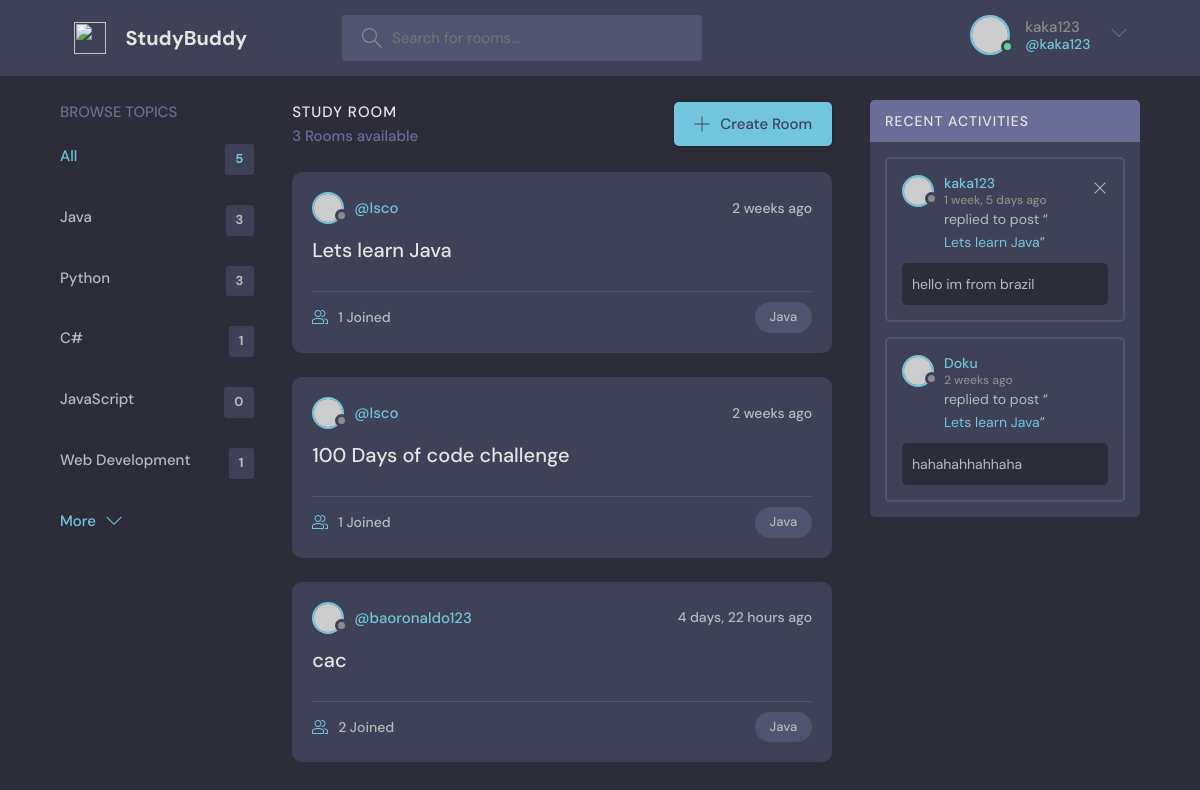
The page /home/?q=Java (signed in) on the database its author committed.
### base/models.py (models this page shows, shortened)
class Topic(models.Model):
    name = models.CharField(max_length = 200)

class Room(models.Model):
    host = models.ForeignKey(User, on_delete = models.SET_NULL,null = True)
    topic = models.ForeignKey(Topic, on_delete = models.SET_NULL,null = True)
    name = models.CharField(max_length = 200)
    description = models.TextField(null = True , blank = True)
    participants = models.ManyToManyField(
        User , related_name='participants',blank = True)
    updated_date = models.DateTimeField(auto_now = True)
    created_date = models.DateTimeField(auto_now_add = True)
    def __str__(self):
        return self.name

class Message(models.Model):
    user = models.ForeignKey(User,on_delete = models.CASCADE)
    room = models.ForeignKey(Room,on_delete = models.CASCADE)
    body = models.TextField()
    updated_date = models.DateTimeField(auto_now = True)
    created_date = models.DateTimeField(auto_now_add = True)

### base/views.py (the view)
# urls.py: path('home/',views.home,name = "home"),
def home(request):
    q = request.GET.get('q') if request.GET.get('q') != None else ''
    rooms = Room.objects.filter(
        Q(topic__name__icontains = q) |
        Q(name__icontains = q) |
        Q(description__icontains = q)
    )
    room_count = rooms.count()
    topics = Topic.objects.all()[0:5]
    room_messages = Message.objects.all().order_by('-created_date')
    room_messages = room_messages.filter(Q(room__name__icontains=q))
    context = {'rooms' : rooms ,'topics' : topics,'room_count' : room_count,'room_messages' : room_messages}
    return render(request,'base/home.html',context)

### base/templates/base/home.html (shortened to what this page needs)
  {% extends "main.html" %}
  {% block content %}
    <main class="layout layout--3">
      <div class="container">
        {% include "base/topic_component.html" %}
        <div class="roomList">
          <div class="roomList__header">
            <div>
              <h2>Study Room</h2>
              <p>{{rooms.count}} Rooms available </p>
            </div>
            <a class="btn btn--main" href="{% url 'create-room' %}">
              <svg version="1.1" xmlns="http://www.w3.org/2000/svg" width="32" height="32" viewBox="0 0 32 32">
                <title>add</title>
                <path
                  d="M16.943 0.943h-1.885v14.115h-14.115v1.885h14.115v14.115h1.885v-14.115h14.115v-1.885h-14.115v-14.115z"
                ></path>
              </svg>
              Create Room
            </a>
          </div>
          {% include 'base/feed_component.html'%}
        </div>
        {% include 'base/activity_component.html' %}
      </div>
    </main>
{% endblock content%}

### templates/navbar.html (shortened to what this page needs)
{% load static %}
<header class="header header--loggedIn">
    <div class="container">
      <a href="{% url 'home' %}" class="header__logo">
        <img src="{% static 'images/logo.svg' %}" />
        <h1>StudyBuddy</h1>
      </a>
      <form class="header__search" method = "GET" action="{% url 'home' %}">
        <label>
          <input name = "q"   placeholder="Search for rooms..." />
        </label>
      </form>
      <nav class="header__menu">
        {% if request.user.is_authenticated %}
        <div class="header__user">
          <a href="{% url 'update-user' %}">
            <div class="avatar avatar--medium active">
              <img src="https://randomuser.me/api/portraits/men/37.jpg" />
            </div>
            <p>{{request.user.username}} <span>@{{request.user.username}}</span></p>
          </a>
          <button class="dropdown-button">
            <svg version="1.1" xmlns="http://www.w3.org/2000/svg" width="32" height="32" viewBox="0 0 32 32">
              <title>chevron-down</title>
              <path d="M16 21l-13-13h-3l16 16 16-16h-3l-13 13z"></path>
            </svg>
          </button>
        </div>
        {% endif %}
      </nav>
    </div>
  </header>

### base/templates/base/topic_component.html
<div class="topics">
  <div class="topics__header">
    <h2>Browse Topics</h2>
  </div>
  <ul class="topics__list">
    <li>
      <a href="{% url 'home' %}" class="active">All <span>{{topics.count}}</span></a>
    </li>
    {% for topic in topics %}
    <li>
      <a href="{% url 'home' %}?q={{topic.name}}">{{topic.name}}<span>{{topic.room_set.all.count}}</span></a>
    </li>
    {% endfor %}
  </ul>
  <a class="btn btn--link" href="{% url 'topics' %}">
    More
    <svg version="1.1" xmlns="http://www.w3.org/2000/svg" width="32" height="32" viewBox="0 0 32 32">
      <title>chevron-down</title>
      <path d="M16 21l-13-13h-3l16 16 16-16h-3l-13 13z"></path>
    </svg>
  </a>
</div>

### base/templates/base/feed_component.html (shortened to what this page needs)
{%for room in rooms %}
<div class="roomListRoom">
    <div class="roomListRoom__header">
      <a href="{% url 'user-profile' room.host.id %}" class="roomListRoom__author">
        <div class="avatar avatar--small">
          <img src="https://randomuser.me/api/portraits/women/11.jpg" />
        </div>
        <span>@{{room.host.username}}</span>
      </a>
      <div class="roomListRoom__actions">
        <span>{{room.created_date|timesince}} ago</span>
      </div>
    </div>
    <div class="roomListRoom__content">
      <a href="{%  url 'room' room.id %}">{{room.name}}</a>
    </div>
    <div class="roomListRoom__meta">
      <a href="{%  url 'room' room.id %}" class="roomListRoom__joined">
        {{room.participants.all.count}} Joined
      </a>
      <p class="roomListRoom__topic">{{room.topic.name}}</p>
    </div>
</div>
{% endfor %}

### base/templates/base/activity_component.html
<div class="activities">
  <div class="activities__header">
    <h2>Recent Activities</h2>
  </div>
  {% for messange in room_messages%}
  <div class="activities__box">
    <div class="activities__boxHeader roomListRoom__header">
      <a href="{% url 'user-profile' messange.user.id %}" class="roomListRoom__author">
        <div class="avatar avatar--small">
          <img src="https://randomuser.me/api/portraits/women/11.jpg" />
        </div>
        <p>
          {{messange.user}}
          <span>{{messange.created_date|timesince}} ago </span>
        </p>
      </a>
      {% if request.user == messange.user %}
      <div class="roomListRoom__actions">
        <a href="{% url 'delete-messange' messange.id %}">
          <svg version="1.1" xmlns="http://www.w3.org/2000/svg" width="32" height="32" viewBox="0 0 32 32">
            <title>remove</title>
            <path
              d="M27.314 6.019l-1.333-1.333-9.98 9.981-9.981-9.981-1.333 1.333 9.981 9.981-9.981 9.98 1.333 1.333 9.981-9.98 9.98 9.98 1.333-1.333-9.98-9.98 9.98-9.981z"
            ></path>
          </svg>
        </a>
      </div>
      {% endif %}
    </div>
    <div class="activities__boxContent">
      <p>replied to post “<a href="{% url 'room' messange.room.id %}">{{ messange.room }}</a>”</p>
      <div class="activities__boxRoomContent">
       {{ messange.body }}
      </div>
    </div>
  </div>
  {% endfor %}
</div>

### rows shown on the page
Topic: name "Java", room_set.all.count "3"
Topic: name "Python", room_set.all.count "3"
Topic: name "C#", room_set.all.count "1"
Topic: name "JavaScript", room_set.all.count "0"
Topic: name "Web Development", room_set.all.count "1"
Room: host.username "Isco", created_date "2 weeks", name "Lets learn Java", participants.all.count "1", topic.name "Java"
Room: host.username "Isco", created_date "2 weeks", name "100 Days of code challenge", participants.all.count "1", topic.name "Java"
Room: host.username "baoronaldo123", created_date "4 days, 22 hours", name "cac", participants.all.count "2", topic.name "Java"
Message: user "kaka123", created_date "1 week, 5 days", room "Lets learn Java", body "hello im from brazil"
Message: user "Doku", created_date "2 weeks", room "Lets learn Java", body "hahahahhahhaha"

### other values the page prints
{{ request.user.username }} "kaka123"
{{ topics.count }} "5"
{{ rooms.count }} "3"
